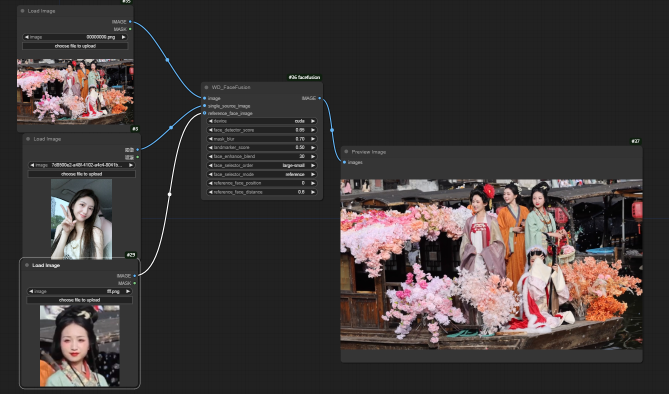
#> input picture .github/image.png, 1338 x 788 px (shown at 1/2 size)
$ python -i face_masker.py   (imports and definitions only)
#> lines starting #> are read from the running program, lines starting #| are printed output that depends on the picture
from functools import lru_cache
from typing import Dict, List, Tuple

import cv2
import numpy
from cv2.typing import Size

from facefusion import inference_manager
from facefusion.download import conditional_download_hashes, conditional_download_sources
from facefusion.filesystem import resolve_relative_path
from facefusion.thread_helper import conditional_thread_semaphore
from facefusion.typing import DownloadSet, FaceLandmark68, FaceMaskRegion, InferencePool, Mask, ModelSet, Padding, VisionFrame

# [43 lines that did not run here, left out]
# [13 lines that did not run here, left out]


# [3 lines that did not run here, left out]


def clear_inference_pool() -> None:
	inference_manager.clear_inference_pool(__name__)


# [12 lines that did not run here, left out]


def pre_check() -> bool:
	download_directory_path = resolve_relative_path('../.assets/models')
	model_hashes, model_sources = collect_model_downloads()

	return conditional_download_hashes(download_directory_path, model_hashes) and conditional_download_sources(download_directory_path, model_sources)


# [12 lines that did not run here, left out]


# [10 lines that did not run here, left out]


# [13 lines that did not run here, left out]


# [7 lines that did not run here, left out]


# [10 lines that did not run here, left out]


# [10 lines that did not run here, left out]

>>> import cv2
>>> picture = cv2.imread('../.github/image.png', cv2.IMREAD_GRAYSCALE)
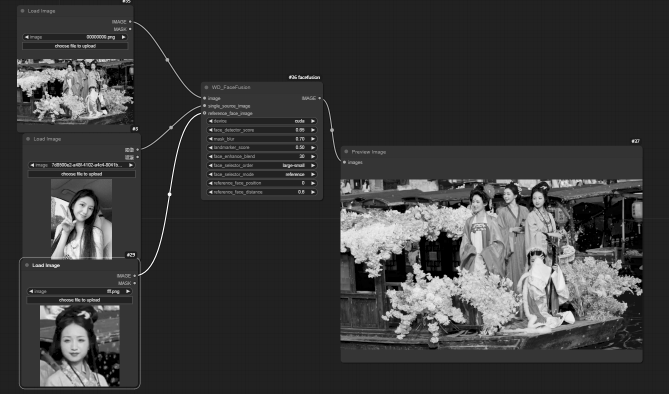
#> picture: shape (788, 1338) (shown at 1/2 size); min 0, max 255, mean 58.1
#> (the run stopped early here; a loop or call above may not have finished)

$ run again, on .github/face_debug.png
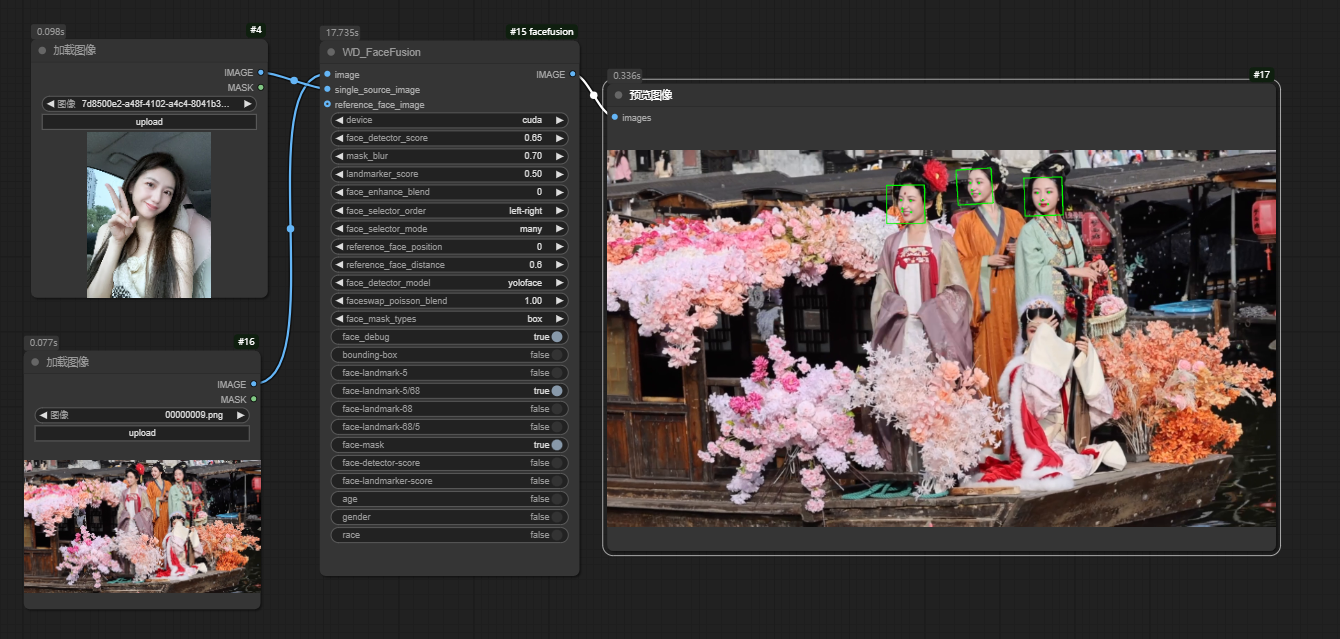
#> input picture .github/face_debug.png, 1340 x 639 px
#> `picture = cv2.imread('../.github/image.png', cv2.IMREAD_GRAYSCALE)`:
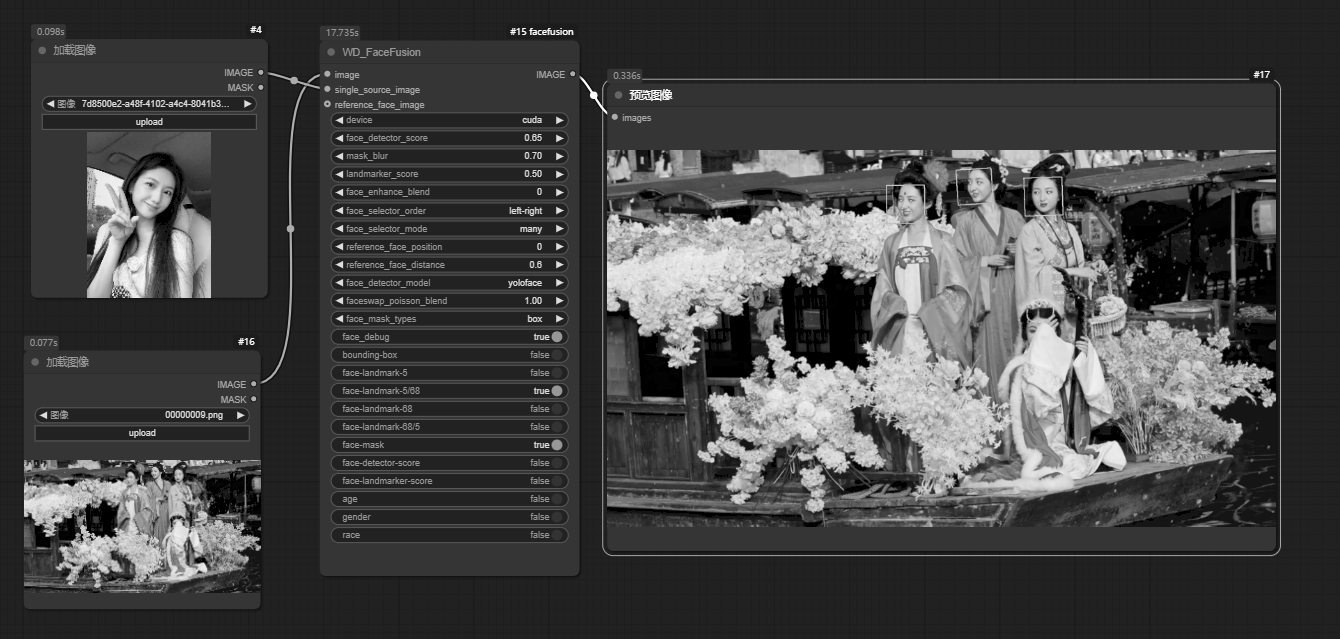
#> picture: shape (639, 1340); min 0, max 255, mean 67.5

$ run again, on .github/video.png
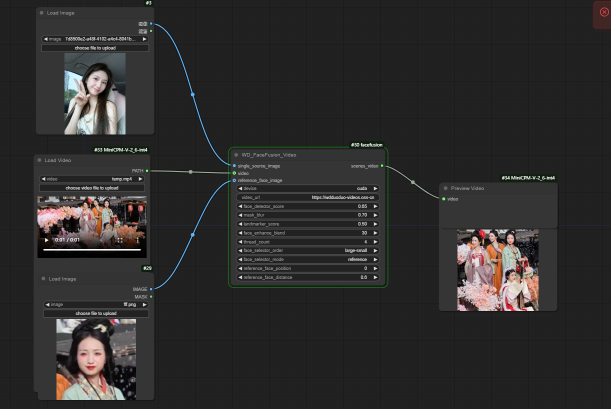
#> input picture .github/video.png, 1222 x 818 px (shown at 1/2 size)
#> `picture = cv2.imread('../.github/image.png', cv2.IMREAD_GRAYSCALE)`:
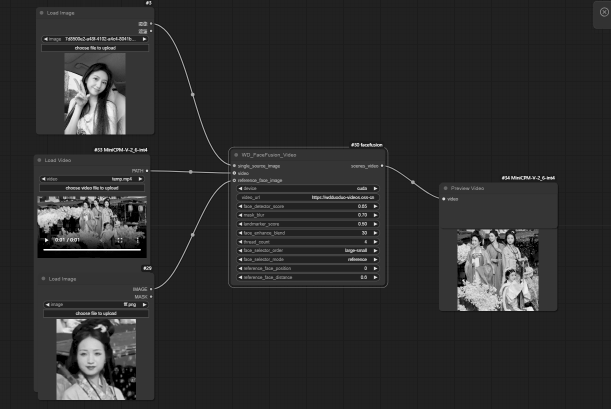
#> picture: shape (818, 1222) (shown at 1/2 size); min 0, max 255, mean 45.1
